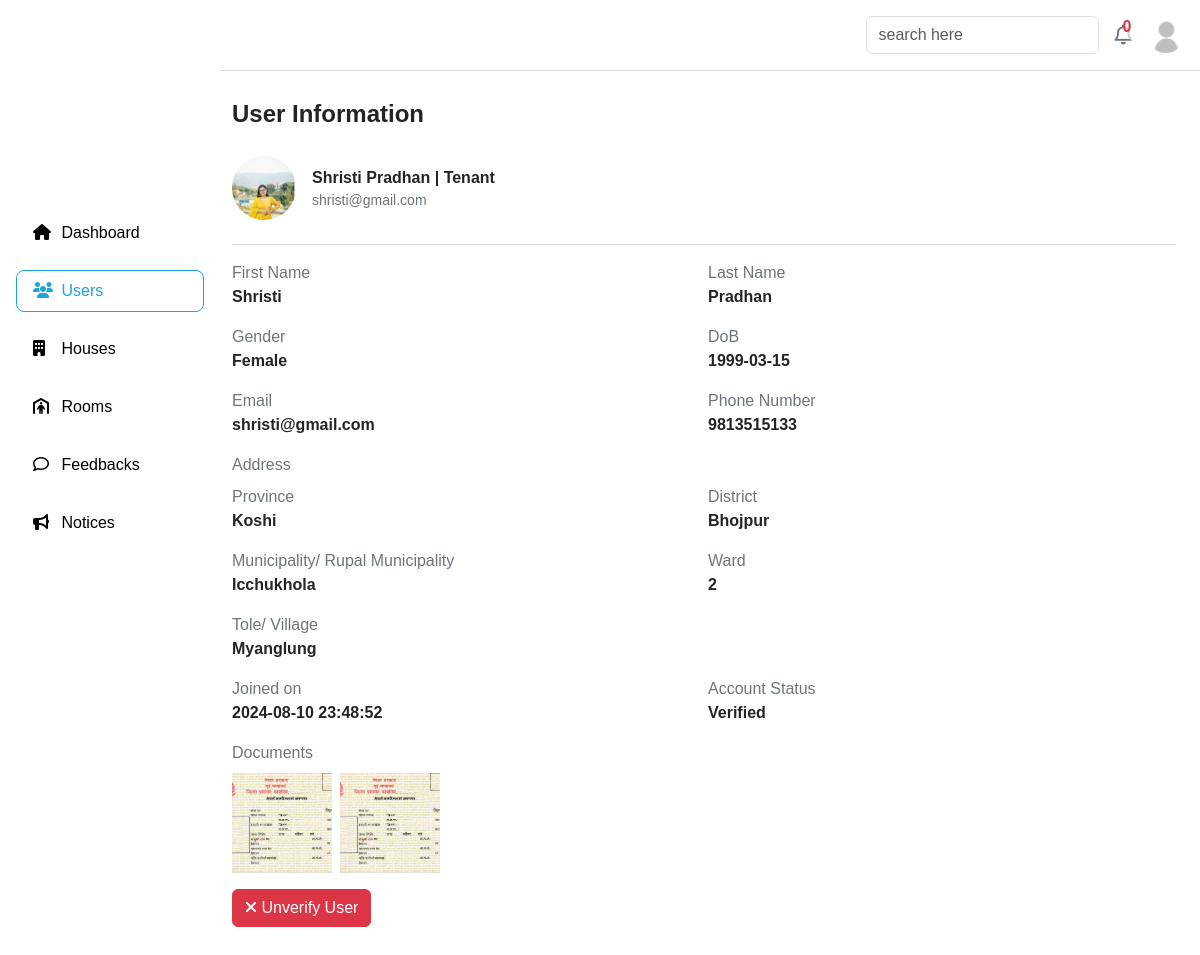
Page /admin/user-detail/2 on the committed database.
### tables this page shows
CREATE TABLE `user_tb` (
  `user_id` int(11) NOT NULL,
  `first_name` varchar(12) NOT NULL,
  `last_name` varchar(15) NOT NULL,
  `gender` varchar(7) NOT NULL,
  `dob` date NOT NULL,
  `email` varchar(254) NOT NULL,
  `password` varchar(255) NOT NULL,
  `phone_number` varchar(15) NOT NULL,
  `province` varchar(20) NOT NULL,
  `district` varchar(20) NOT NULL,
  `municipality_rural` varchar(40) NOT NULL,
  `ward` int(11) NOT NULL,
  `tole_village` varchar(30) NOT NULL,
  `role` varchar(9) NOT NULL,
  `profile_photo` varchar(250) NOT NULL,
  `kyc_front` varchar(250) NOT NULL,
  `kyc_back` varchar(250) NOT NULL,
  `registration_date` datetime NOT NULL,
  `flag` varchar(10) DEFAULT NULL
);

### classes/user.php (called while the page is built, shortened)
<?php
require_once __DIR__ . '/../app/connection.php';
class User
{
    public $name = [
        'first' => '',
        'last' => ''
    ];
    private $phoneNumber;
    public function __construct()
    {
        $this->name = [
            'first' => '',
            'last' => ''
        ];
        $this->phoneNumber = "";
    }
    public function getPhoneNumber()
    {
        return $this->phoneNumber;
    }
    public function getFullName()
    {
        return ucfirst($this->name['first']) . ' ' . ucfirst($this->name['last']);
    }
    public function set($firstName, $lastName, $gender, $dob, $email, $phoneNumber, $province, $district, $municipalityRural, $ward, $toleVillage, $role, $flag, $profilePhoto, $kycFront, $kycBack, $registrationDate)
    {
        $this->name = [
            'first' => $firstName,
            'last' => $lastName
        ];
        $this->gender = $gender;
        $this->dob = $dob;
        $this->email = $email;
        $this->phoneNumber = $phoneNumber;
        $this->address = [
            'province' => $province,
            'district' => $district,
            'municipalityRural' => $municipalityRural,
            'ward' => $ward,
            'toleVillage' => $toleVillage,
        ];
        $this->role = $role;
        $this->flag = $flag;
        $this->profilePhoto = $profilePhoto;
        $this->registrationDate = $registrationDate;
    }
    public function fetch($userId, $howMuch)
    {
        global $conn;
        $userExists = false;
        $query = $howMuch == "all" ? "SELECT * FROM user_tb WHERE user_id = '$userId' LIMIT 1" : "SELECT first_name, last_name, role, email, flag, profile_photo FROM user_tb WHERE user_id = '$userId' LIMIT 1";
        $result = mysqli_query($conn, $query);
        if ($result->num_rows > 0) {
            $userExists = true;
            $dbData = $result->fetch_assoc();
        }
        return $userExists;
    }
}

### pages/admin/user-detail.php (the view, shortened to what this page needs)
<?php
require_once __DIR__ . '/../../classes/admin.php';
require_once __DIR__ . '/../../classes/user.php';
$userObj = new User();
$userExists = $userObj->fetch($userId, "all");
?>
<!DOCTYPE html>
<html lang="en">
<head>
    <link rel="stylesheet" href="https://cdnjs.cloudflare.com/ajax/libs/font-awesome/6.6.0/css/all.min.css"
 />
    <link href="https://cdn.jsdelivr.net/npm/bootstrap@5.3.3/dist/css/bootstrap.min.css" rel="stylesheet"
>
    <link rel="stylesheet" href="/rentrover/bootstrap/bootstrap-css-5.3.3/bootstrap.min.css">
    <link rel="stylesheet" href="/rentrover/css/style.css">
    <link rel="stylesheet" href="/rentrover/css/aside.css">
    <link rel="stylesheet" href="/rentrover/css/popup-alert.css">
    <link rel="stylesheet" href="/rentrover/css/user-detail.css">
</head>
<body>
    <?php require_once __DIR__ . '/sections/aside.php'; ?>
    <main>
        <section class="d-nones d-flex flex-column user-profile-container profile-content">
            <?php
            if ($userExists) {
                ?>
                <p class="m-0 fs-4 fw-semibold"> User Information </p>
                <div class="d-flex flex-row gap-3 mt-4 align-items-center photo-username-email">
                    <div class="photo">
                        <?php
                        $profilePhotoSrc = ($userObj->profilePhoto != '') ? "/rentrover/uploads/users/$userObj->profilePhoto" : "/rentrover/uploads/blank.jpg";
                        ?>
                        <img src="<?= $profilePhotoSrc ?>" alt="">
                    </div>
                    <div class="username-email">
                        <p class="m-0 fw-semibold"> <?= $userObj->getFullName() ?> | <?= ucfirst($userObj->role) ?> </p>
                        <p class="m-0 text-secondary small"> <?= $userObj->email ?> </p>
                    </div>
                </div>
                <hr class="mt-4 text-secondary" />
                <div class="d-nones mb-3 profile-informations">
                    <div class="d-flex flex-column flex-md-row gap-2">
                        <div class="w-100 w-md-50">
                            <p class="m-0 text-secondary"> First Name </p>
                            <p class="m-0 fw-semibold"> <?= ucfirst($userObj->name['first']) ?> </p>
                        </div>
                        <div class="w-100 w-md-50">
                            <p class="m-0 text-secondary"> Last Name </p>
                            <p class="m-0 fw-semibold"> <?= ucfirst($userObj->name['last']) ?> </p>
                        </div>
                    </div>
                    <div class="mt-3 d-flex flex-column flex-md-row gap-2">
                        <div class="w-100 w-md-50">
                            <p class="m-0 text-secondary"> Gender </p>
                            <p class="m-0 fw-semibold"> <?= ucfirst($userObj->gender) ?> </p>
                        </div>
                        <div class="w-100 w-md-50">
                            <p class="m-0 text-secondary"> DoB </p>
                            <p class="m-0 fw-semibold"> <?= $userObj->dob ?> </p>
                        </div>
                    </div>
                    <div class="mt-3 d-flex flex-column flex-md-row gap-2">
                        <div class="w-100 w-md-50">
                            <p class="m-0 text-secondary"> Email </p>
                            <p class="m-0 fw-semibold"> <?= $userObj->email ?> </p>
                        </div>
                        <div class="w-100 w-md-50">
                            <p class="m-0 text-secondary"> Phone Number </p>
                            <p class="m-0 fw-semibold"> <?= $userObj->getPhoneNumber() ?> </p>
                        </div>
                    </div>
                    <p class="m-0 mt-3 text-secondary"> Address </p>
                    <div class="d-flex flex-column">
                        <div class="d-flex flex-column flex-md-row gap-2">
                            <div class="w-100 w-md-50">
                                <p class="m-0 mt-2 text-secondary"> Province </p>
                                <p class="m-0 fw-semibold"> <?= ucfirst($userObj->address['province']) ?> </p>
                            </div>
                            <div class="w-100 w-md-50">
                                <p class="m-0 mt-2 text-secondary"> District </p>
                                <p class="m-0 fw-semibold"> <?= ucfirst($userObj->address['district']) ?> </p>
                            </div>
                        </div>
                        <div class="d-flex flex-column flex-md-row gap-2">
                            <div class="w-100 w-md-50">
                                <p class="m-0 mt-3 text-secondary"> Municipality/ Rupal Municipality </p>
                                <p class="m-0 fw-semibold"> <?= ucfirst($userObj->address['municipalityRural']) ?> </p>
                            </div>
                            <div class="w-100 w-md-50">
                                <p class="m-0 mt-3 text-secondary"> Ward </p>
                                <p class="m-0 fw-semibold"> <?= $userObj->address['ward'] ?> </p>
                            </div>
                        </div>
                        <div class="w-100">
                            <p class="m-0 mt-3 text-secondary"> Tole/ Village </p>
                            <p class="m-0 fw-semibold"> <?= ucfirst($userObj->address['toleVillage']) ?> </p>
                        </div>
                        <div class="d-flex flex-column flex-md-row gap-2">
                            <div class="w-100 w-md-50">
                                <p class="m-0 mt-3 text-secondary"> Joined on </p>
                                <p class="m-0 fw-semibold"> <?= ucfirst($userObj->registrationDate) ?> </p>
                            </div>
                            <div class="w-100 w-md-50">
                                <p class="m-0 mt-3 text-secondary"> Account Status </p>
                                <p class="m-0 fw-semibold"> <?= ucfirst($userObj->flag) ?> </p>
                            </div>
                        </div>
                    </div>
                    <p class="m-0 mt-3 text-secondary"> Documents </p>
                    <?php
                    if ($userObj->kyc['front'] == '' || $userObj->kyc['back'] == '') {
                        ?>
                        <p class="text-danger mb-3 mt-2"> User has not uploaded the KYC documents yet. </p>
                        <?php
                    } else {
                        ?>
                        <div class="d-flex flex-row gap-2 mt-2 document-div">
                            <div class="document">
                                <?php
                                $frontKyc = $userObj->kyc['front'];
                                $frontKycSrc = ($userObj->kyc['front'] != '') ? "/rentrover/uploads/kycs/$frontKyc" : "/rentrover/uploads/blank.jpg";
                                ?>
                                <img src="<?= $frontKycSrc; ?>" class="pointer" alt="" id="document-1">
                            </div>
                            <div class="document">
                                <?php
                                $backKyc = $userObj->kyc['back'];
                                $backKycSrc = ($userObj->kyc['back'] != '') ? "/rentrover/uploads/kycs/$backKyc" : "/rentrover/uploads/blank.jpg";
                                ?>
                                <img src="<?= $backKycSrc; ?>" class="pointer" alt="" id="document-1">
                            </div>
                        </div>
                        <?php
                    }
                    ?>
                    <div class="d-flex flex-row gap-2 mt-3 action">
                        <?php
                        if ($userObj->flag == 'verified') {
                            ?>
                            <button class="btn btn-danger" id="unverify-user-btn"> <i class="fa fa-multiply"></i> Unverify User
                            </button>
                            <?php
                        } elseif ($userObj->flag == 'unverified') {
                            ?>
                            <button class="btn btn-success" id="verify-user-btn"> <i class="fa fa-check"></i> Verify User
                            </button>
                            <?php
                        } elseif ($userObj->flag == 'pending') {
                            ?>
                            <p class="text-danger"> This account is not verfied yet. </p>
                            <?php
                        }
                        ?>
                    </div>
                </div>
                <?php
            } else {
                ?>
                <p class="m-0 text fs-1 fw-bold"> User not found! </p>
                <?php
            }
            ?>
        </section>
    </main>
</body>
</html>

### rows in the picture
user_tb: profile_photo (picture), $userObj->getFullName() "Shristi Pradhan", role "Tenant", email "shristi@gmail.com", first_name "Shristi", last_name "Pradhan", gender "Female", dob "1999-03-15", phone_number "9813515133", province "Koshi", district "Bhojpur", municipality_rural "Icchukhola", ward "2", tole_village "Myanglung", registration_date "2024-08-10 23:48:52", flag "Verified", kyc_front (picture), kyc_back (picture)
